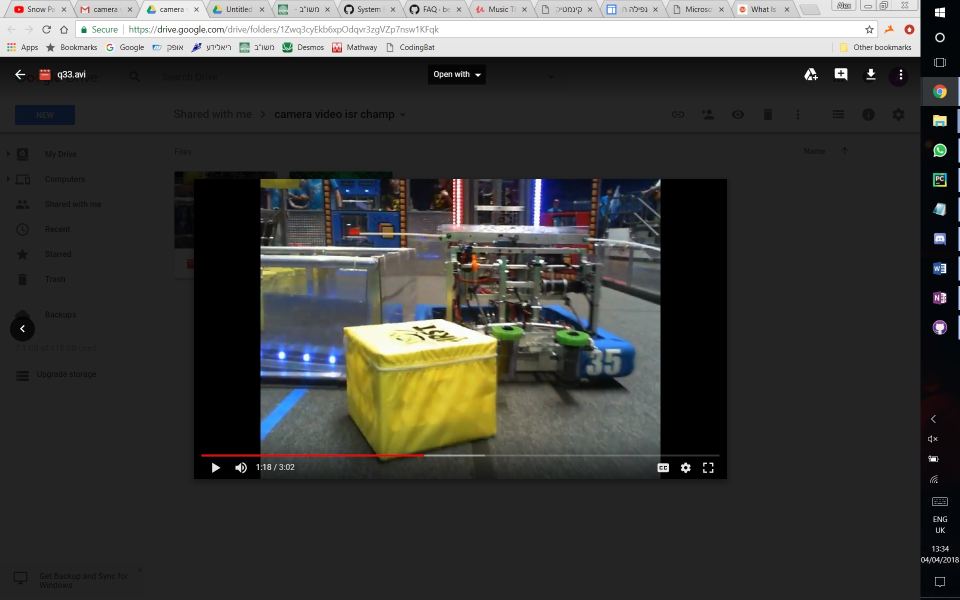
#> input picture Vision/temporary/cube.jpg, 1920 x 1200 px, given in place of the camera (shown at 1/2 size)
$ python edge_detection.py   (older library calls are emulated)
#> lines starting #> are read from the running program, lines starting #| are printed output that depends on the picture; after the words box and inside, x2 and y2 are one past the last pixel; in counts of white or black regions, pixels touching at a corner belong together
import cv2
import numpy as np
#from matplotlib import pyplot as plt

cam = cv2.VideoCapture(0)
while True:
    _, img = cam.read()
#> img is the input picture: shape (1200, 1920, 3); mean B, G, R 59.4, 61.8, 61.8
    #img = cv2.imread('cube.jpg')
    #img0 = cv2.cvtColor(img, cv2.COLOR_BGR2RGB)
    hsv = cv2.cvtColor(img, cv2.COLOR_BGR2HSV)
#> hsv: shape (1200, 1920, 3); mean H, S, V 22.3, 25.2, 65.2
    mask = cv2.inRange(hsv, (0, 63, 58), (60, 239, 255))
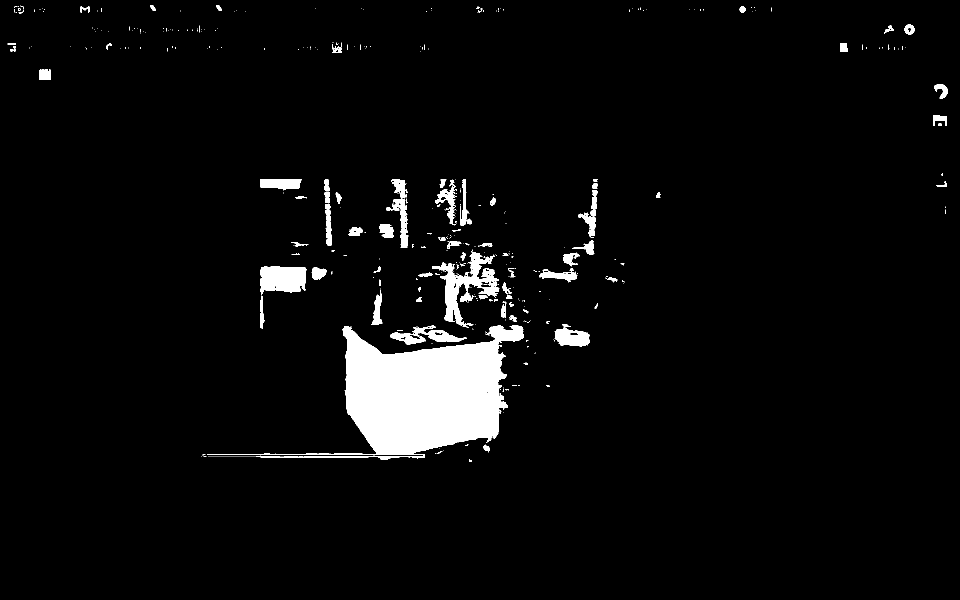
#> mask: shape (1200, 1920) (shown at 1/2 size); 4.3% white; 445 white regions (354 under 20 px), largest, box (x1, y1, x2, y2) and area: (414, 650, 1048, 920) 64249, (864, 499, 999, 656) 6315, (521, 533, 613, 590) 4331
    #kernel = np.ones((3, 3), dtype=np.uint8)
    kernel = (
        (0,1,0),
        (1,1,1),
        (0,1,0)
    )
    kernel=np.array(kernel,dtype=np.uint8)
    mask = cv2.dilate(mask, kernel=kernel, iterations=5)
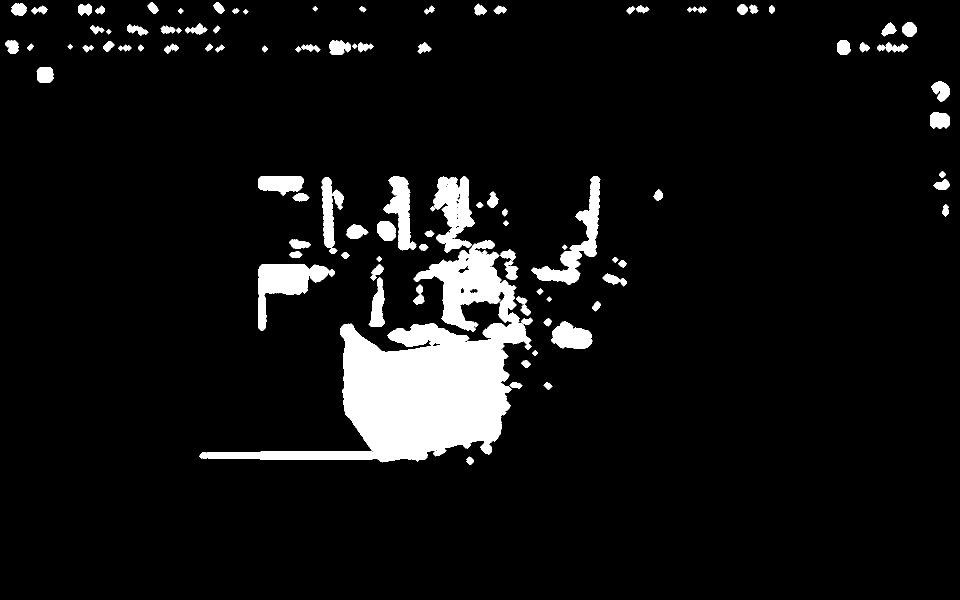
#> mask: shape (1200, 1920) (shown at 1/2 size); 7% white; 100 white regions, largest, box (x1, y1, x2, y2) and area: (398, 481, 1063, 925) 97538, (866, 353, 949, 506) 7227, (1062, 353, 1201, 570) 7224
    mask = cv2.erode(mask, kernel=kernel, iterations=10)
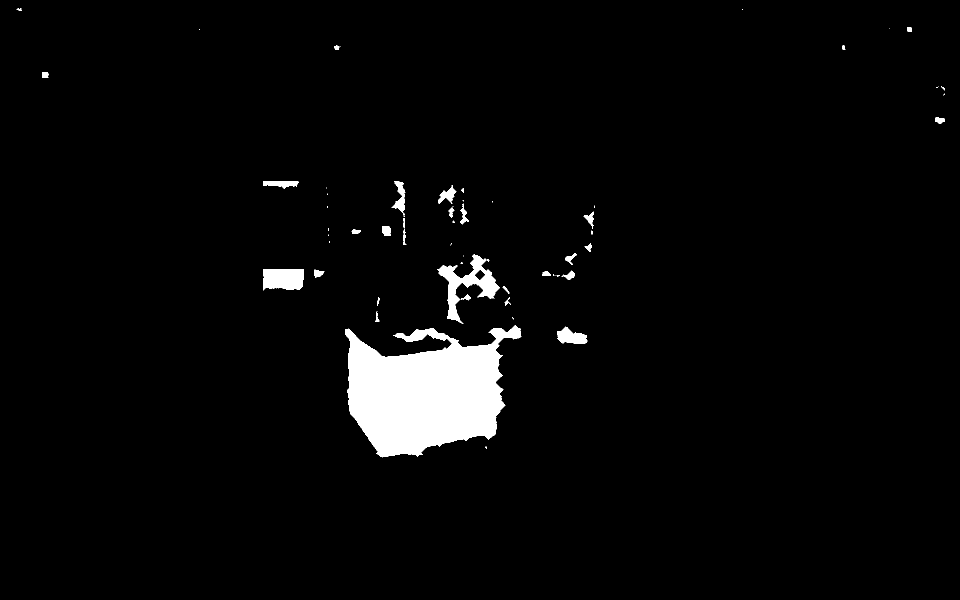
#> mask: shape (1200, 1920) (shown at 1/2 size); 3.2% white; 59 white regions (27 under 20 px), largest, box (x1, y1, x2, y2) and area: (690, 650, 1043, 915) 60012, (874, 508, 1000, 648) 5201, (526, 538, 608, 581) 3104
    mask = cv2.dilate(mask, kernel=kernel, iterations=5)
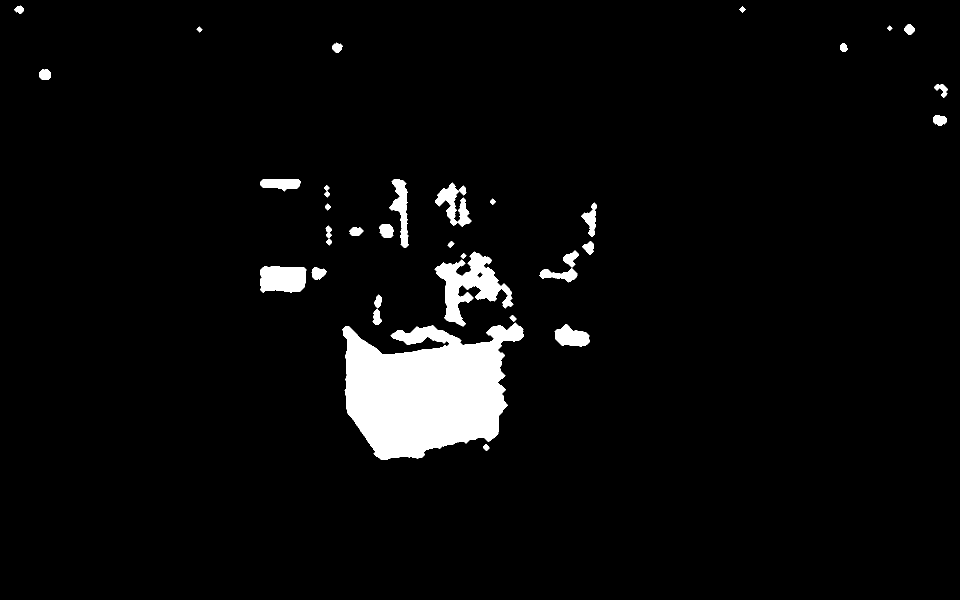
#> mask: shape (1200, 1920) (shown at 1/2 size); 4.2% white; 35 white regions
    img1 = img.copy()
    _, contours, _ = cv2.findContours(mask, cv2.RETR_EXTERNAL, cv2.CHAIN_APPROX_SIMPLE)
#> contours = 35 contours; largest, box (x1, y1, x2, y2) and area: (685, 645, 1048, 920) 66226, (869, 503, 1027, 653) 8969, (521, 533, 613, 586) 4206, (871, 365, 943, 454) 2400, (778, 358, 818, 495) 2282
    for c in contours:
        hull=cv2.convexHull(c)
        epsilon = 0.015*cv2.arcLength(hull,True)
        approx = cv2.approxPolyDP(hull,epsilon,True)
        hullpoints = cv2.convexHull(approx,returnPoints=True)
        if len(hullpoints) == 6 or len(hullpoints) == 5:
            for i in range(0,len(hullpoints)):
                cv2.line(img1, tuple(hullpoints[i-1][0]), tuple(hullpoints[i][0]), [0, 255, 0], 2)
                cv2.circle(img1, tuple(hullpoints[i][0]), 5, [0, 0, 255], -1)
#> this loop made 35 passes
#> epsilon on passes 1, 2, 3, 4, 5, 6, 7, 8, 9, 11, 12, 13: 0.554, 2.75, 16.67, 0.56, 1.16, 0.954, 2.6, 1.29, 3.97, 7.16, 1.44, 1.12
#> (c, epsilon, hullpoints) on passes 10, 31, 32: ([[927, 506], [921, 512], [926, 517], [932, 511]], 0.467, [[932, 511], [926, 517], [921, 512], [927, 506]]), ([[398, 53], [393, 58], [399, 64], [404, 59]], 0.467, [[404, 59], [399, 64], [393, 58], [398, 53]]), ([[1779, 51], [1774, 56], [1779, 61], [1784, 56]], 0.424, [[1784, 56], [1779, 61], [1774, 56], [1779, 51]])
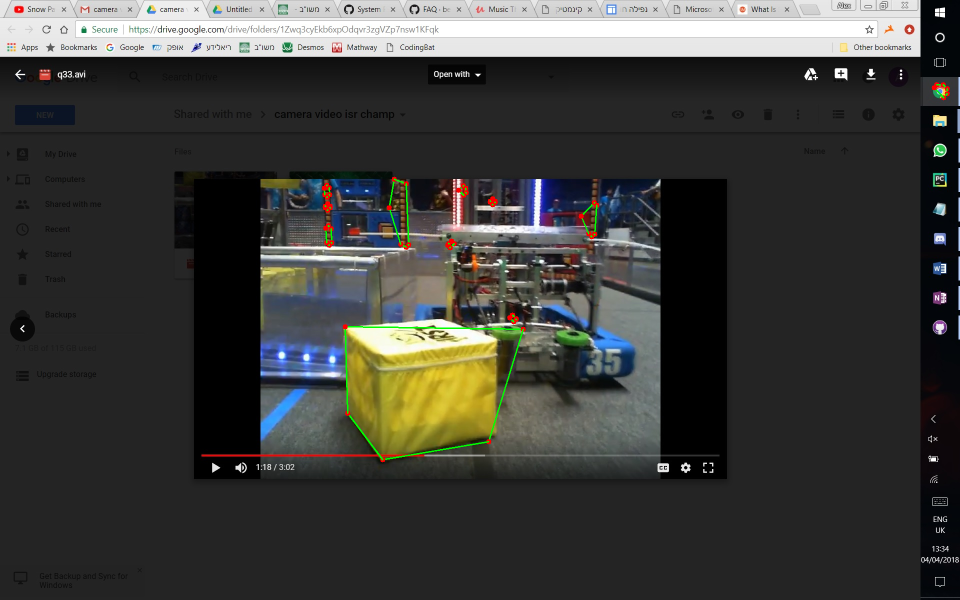
#> img1: shape (1200, 1920, 3) (shown at 1/2 size); 0.37% of pixels changed, all inside (x1, y1, x2, y2) = (643, 164, 1900, 925)

    cv2.imshow("Frame",img1)
    cv2.imshow("mask",mask)
    key = cv2.waitKey(1)
#> (key q is pressed here)
    if key is ord('q'):
        break
